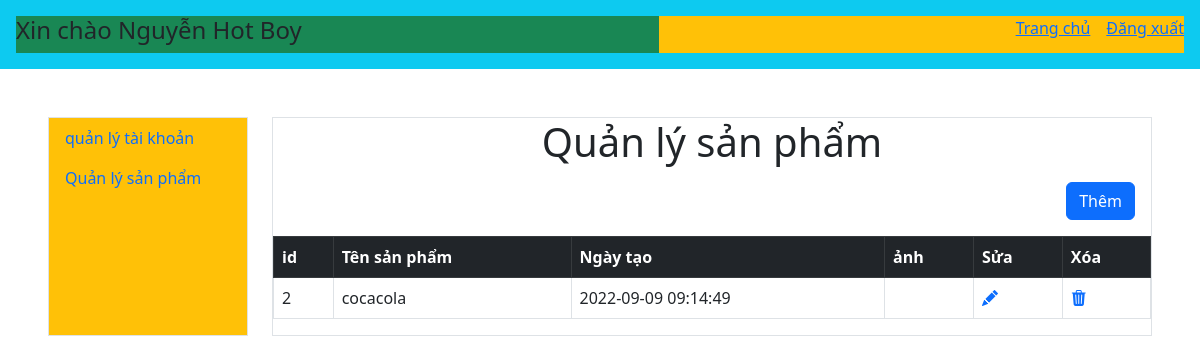
Screenshot of /admin/product/index.php (signed in) with the database file from the repository.
### tables this page shows
CREATE TABLE `products` (
  `id` int(11) NOT NULL,
  `name` varchar(100) NOT NULL,
  `create_at` timestamp NOT NULL DEFAULT current_timestamp() ON UPDATE current_timestamp(),
  `photo` text NOT NULL
);

### admin/product/index.php (the view, shortened to what this page needs)
<!DOCTYPE html>
<html lang="en">
<head>
    <link href="https://cdn.jsdelivr.net/npm/bootstrap@5.2.0/dist/css/bootstrap.min.css" rel="stylesheet">
    <link rel="stylesheet" href="https://cdn.jsdelivr.net/npm/bootstrap-icons@1.9.1/font/bootstrap-icons.css">
</head>
<body>
    <?php include '../header.php' ?>
    <main class="d-flex justify-content-between gap-4 p-5">
        <?php include '../sideBar.php' ?>
        <div class="flex-fill border">
    <h1 class="text-center">Quản lý sản phẩm</h1>
    <?php
    require '../../connect.php';
    $sql = "SELECT * FROM products";
    $result = mysqli_query($connect, $sql);
    ?>
    <div class="d-flex justify-content-end m-3">
        <a class="btn btn-primary" href="../product/form_insert.php">Thêm</a>
    </div>
    <table class="table table-bordered table-hover table-responsive">
        <thead class="table-dark">
            <tr>
                <th>id</th>
                <th>Tên sản phẩm</th>
                <th>Ngày tạo</th>
                <th>ảnh</th>
                <th>Sửa</th>
                <th>Xóa</th>
            </tr>
        </thead>
        <tbody>
            <?php foreach ($result as $each) { ?>
                <tr>
                    <td><?php echo $each['id'] ?></td>
                    <td><?php echo $each['name'] ?></td>
                    <td><?php echo $each['create_at'] ?></td>
                    <td>
                    </td>
                    <td>
                        <a href="./form_update.php?id=<?php echo $each['id'] ?>"><i class="bi bi-pencil-fill"></i></a>
                    </td>
                    <td>
                        <a href="./delete.php?id=<?php echo $each['id'] ?>"><i class="bi bi-trash3-fill"></i></a>
                    </td>
                </tr>
            <?php } ?>
        </tbody>
    </table>
</div>
    </main>
</body>
</html>

### rows the page displays
products: id "2", name "cocacola", create_at "2022-09-09 09:14:49"

### other values shown
$_SESSION['displayName'] "Nguyễn Hot Boy"
